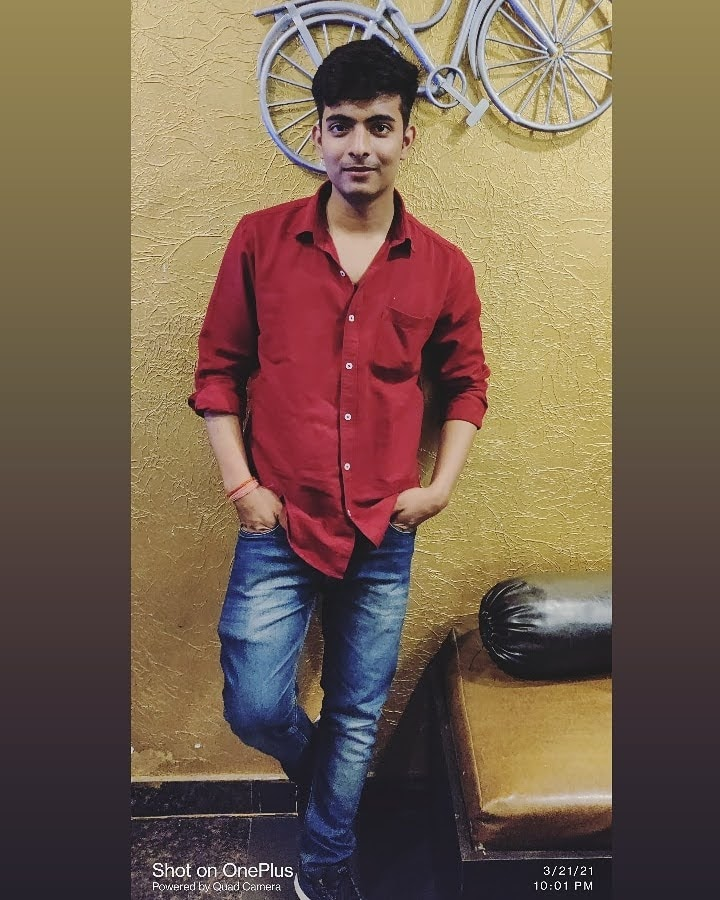
#> input picture Resources/manish.jpeg, 720 x 900 px
$ python Chapter9.py
#> lines starting #> are read from the running program, lines starting #| are printed output that depends on the picture; after the words box and inside, x2 and y2 are one past the last pixel; in counts of white or black regions, pixels touching at a corner belong together
####### FACE DETECTION

import cv2

faceCascade = cv2.CascadeClassifier("Resources/haarcascade_frontalface_default.xml")
img = cv2.imread('Resources/manish.jpeg')
#> img is the input picture: shape (900, 720, 3); mean B, G, R 80.6, 98.6, 120.5
imgGray = cv2.cvtColor(img, cv2.COLOR_BGR2GRAY)
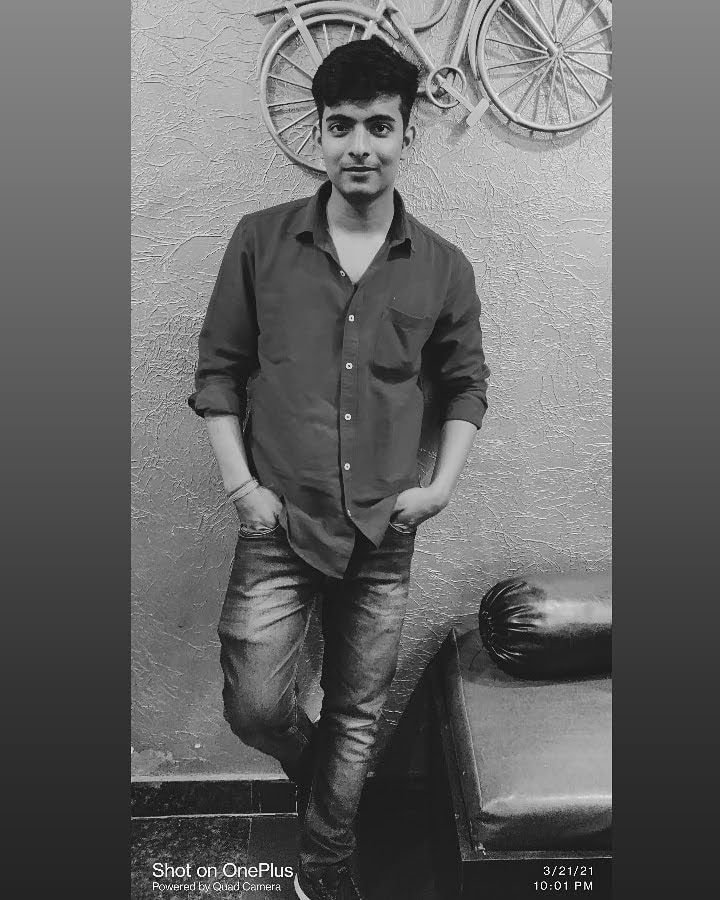
#> imgGray: shape (900, 720); min 0, max 255, mean 103.1

faces = faceCascade.detectMultiScale(imgGray, 1.1, 4)
#> faces = [[298, 80, 123, 123]]

for (x, y, w, h) in faces:
    cv2.rectangle(img, (x, y), (x + w, y + h), (255, 0, 0), 2)
#> this loop made 1 pass
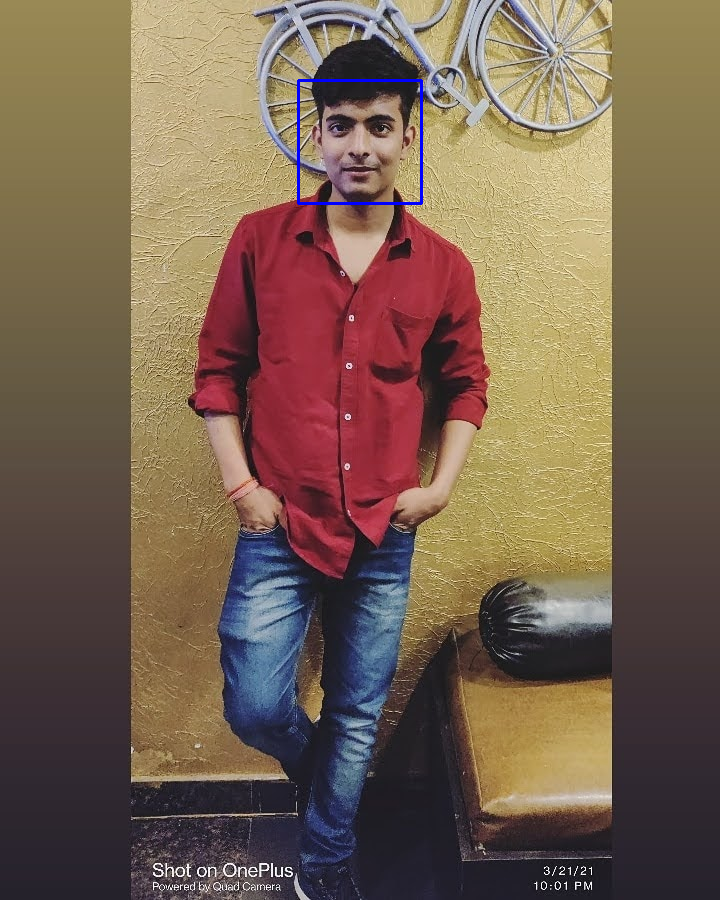
#> img: shape (900, 720, 3); 0.23% of pixels changed, all inside (x1, y1, x2, y2) = (297, 79, 423, 205)

cv2.imshow("Result", img)
cv2.waitKey(0)

$ run again, with Resources/cards.jpg copied over Resources/manish.jpeg
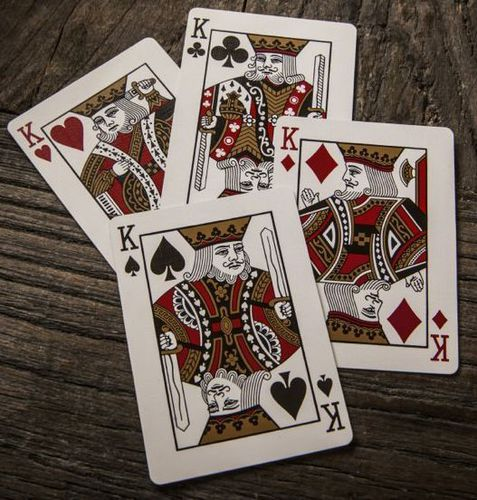
#> input picture Resources/cards.jpg, 477 x 500 px
#> img is the input picture: shape (500, 477, 3); mean B, G, R 88.1, 96.6, 109.6
#> `imgGray = cv2.cvtColor(img, cv2.COLOR_BGR2GRAY)`:
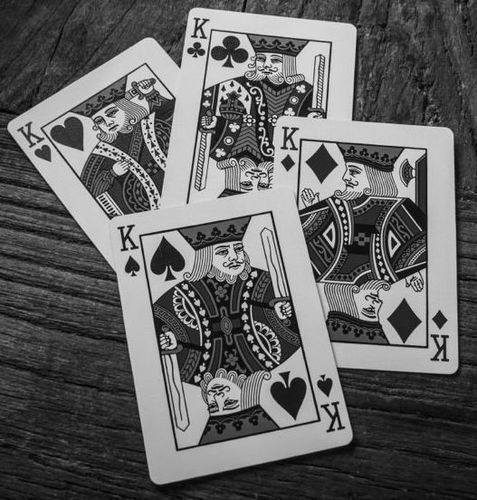
#> imgGray: shape (500, 477); min 1, max 251, mean 99.5
#> faces = ()
